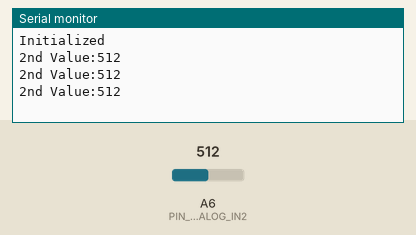
This sketch was run on a simulated Arduino Nano, built with avr-gcc and run on an emulated ATmega328P. Parts: the last lines printed to the serial monitor. The inputs (shaded band) are chosen by the test bench; at power-on: A6 (PIN_ANALOG_IN2) = 512.

Above: at 1.3 s.
1.4 s: A6 (PIN_ANALOG_IN2) set to 716
At 1.9 s:
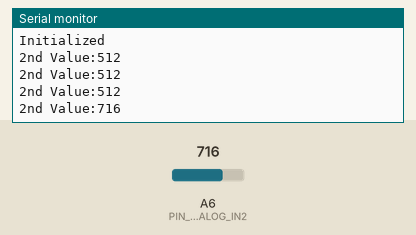
2.9 s: A6 (PIN_ANALOG_IN2) set to 900
At 3.4 s:
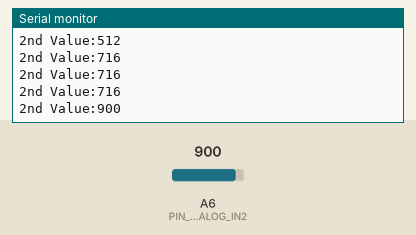
Timing chart, 0 to 5.9 s (numbered marks = the images above; inputs shaded):
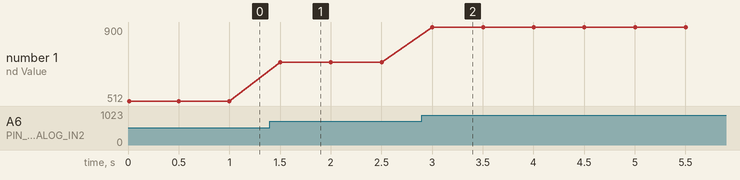

Measured:
- after the input at 1.4 s, the serial monitor: prints a new line after 0.10 s (image 1)
- after the input at 2.9 s, the serial monitor: prints a new line after 0.10 s (image 2)
- plotted number 1: 512 → 716 after the input at 1.4 s, 716 → 900 after the input at 2.9 s

The sketch:

ADC_Test.ino
```cpp
//#define PIN_ANALOG_IN A7 //Left
#define PIN_ANALOG_IN2 A6 //Right

int value = 0;
int value2 = 0;

void setup() {
  // put your setup code here, to run once:
  Serial.begin(9600);
  //pinMode(A1 , OUTPUT);
  Serial.println("Initialized");
}

void loop() {
  // put your main code here, to run repeatedly:

  // Check the envelope input
//  value = analogRead(PIN_ANALOG_IN);
//  Serial.print("1st Value:");
//  Serial.println(value);
//
  value2 = analogRead(PIN_ANALOG_IN2);
   Serial.print("2nd Value:");
   Serial.println(value2);

   delay(500);
}
```
